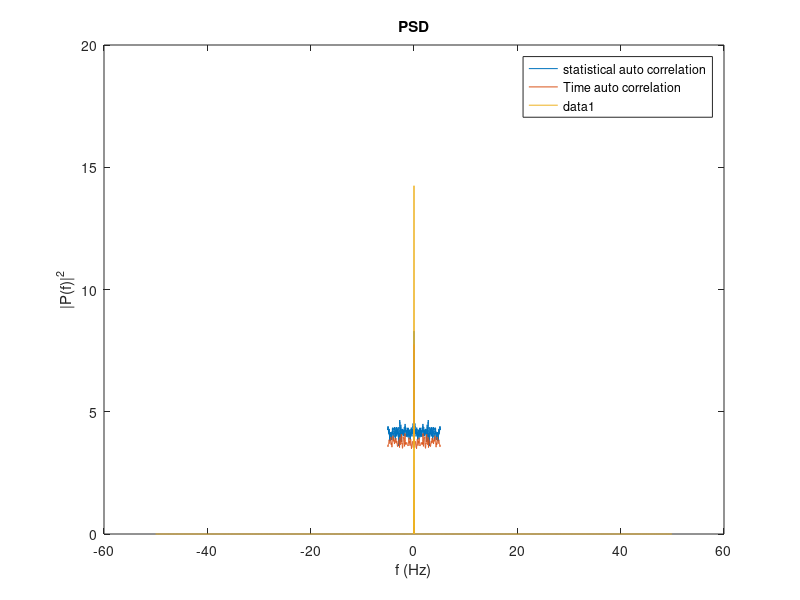

Source code (MATLAB):
clc
clear
%%
%some constants
bit_length = 7;
A=4;
num_of_WFs = 1500;
len_of_WF = 1000;

%generate 500 waveform as colums each row consist of 100 bit 
waveforms = randi([0 1], num_of_WFs,len_of_WF);
%repeat every bit with it's length
waveforms_after_rep = repelem(waveforms,1,bit_length);

%%
Ensemble = waveforms_after_rep;
n = 1;
Ensemble_len = 0;
switch n
    case 1
        %the line code ( Unipolar Signaling)
        Ensemble = Ensemble * A;
        Ensemble_len = len_of_WF * bit_length;
    case 2       
        %the line code ( Polar Non Return to Zero Signaling)
        Ensemble = ((Ensemble * 2)-1)*A;
        Ensemble_len = len_of_WF * bit_length;
    case 3
        %we need 3 matrices
        %the main waveforms_after_rep EX:[111  1  111, 0 0 0  0  000 , 111  1  111]
        
        %ones mask                       [000 0.5 111, 0 0 0  0  000 , 000 0.5 111]
        %subtract the one mask 
        %zero mask                       [000  0  000,-1-1-1 -.5 000 , 000  0  000]
        %add the zero mask
        %result                          [111 0.5 000,-1-1-1 -.5 000 , 111 0.5 000]
        Ensemble_len = len_of_WF * bit_length;
        one_mask = repmat([0 0 0 0.5 1 1 1],[num_of_WFs len_of_WF]) .* Ensemble;
        zero_mask = repmat([-1 -1 -1 -0.5 0 0 0],[num_of_WFs len_of_WF]) .* (Ensemble == 0);
        Ensemble = Ensemble - one_mask + zero_mask;
        Ensemble = Ensemble * 4;
        
end

%%

for i = 1: num_of_WFs
    delay_duration = randi([0 bit_length-1]); % Generate a random size between 1 and bit_length
    switch n
        case 1
            delay_value = randi([0 1])*A; % Generate a random value for the delay
        case 2
            delay_value = randi([-1 1])*A;
        case 3
            delay_value = randi([0 1])*A;
    end
            delay_row = ones(1,delay_duration)*delay_value;
    %shift every WF with its delay
    Ensemble(i,:) =[delay_row Ensemble(i,1:end-delay_duration)];
    
end
%%
%mean
%calculate the statistical mean
mean_stat = sum(Ensemble,1)/num_of_WFs;
%prove that the statistical mean is constant with the time
mean_stat_mean = sum(mean_stat)/Ensemble_len;
V_stat_mean = var(mean_stat);

%calculate the time mean
realization = Ensemble(1,:);
mean_time = sum(realization,2)/Ensemble_len;
%% ploting

plot(mean_stat)
title("statistical mean")
xlabel("Time")
ylabel("mean")
axis([7 7000 -2 2])
%% autocorrelation
maximum_tu = 511; %the maximum tu
 
%% stat autocorrelation
R_tu_stat =   zeros(1,maximum_tu);
start = 10;
for tu = 0:maximum_tu
   R_tu_stat(tu + 1)= sum((Ensemble(:,start) .* Ensemble(:,tu + start)),1)/num_of_WFs;
end
R_tu_stat = [flip(R_tu_stat(2:end)) R_tu_stat];


%% time autocorrelation 

R_tu_time = zeros(1,maximum_tu);
realization = Ensemble(1,:);

for tu = 0:maximum_tu
    %shift the ensumble with tu
    realization_shifted_by_tu = circshift(realization,tu,2);
    %and multiplay with the original one
    x = realization .* realization_shifted_by_tu;
    
    R_tu_time(tu+1) = sum(x)/Ensemble_len;
end
R_tu_time = [flip(R_tu_time(2:end)) R_tu_time];


%% ploting
X = R_tu_time;
Fs = 100;         % Sampling frequency
T = 1/Fs;           % Sampling period
t = -maximum_tu*T:T:maximum_tu*T;     % Time vector
L = length(t);      % Signal length

plot(t,X)
title("Time Autocorrelation")
%title("Statistical Autocorrelation")
xlabel("Time difference (tu)")
ylabel("Ru(tu)")
%axis([-0.15 0.15 -1 20])
%% Ergodic section

plot(t,R_tu_stat)
hold
plot(t,R_tu_time)
legend("statistical auto correlation","Time auto correlation")
title("statistical & Time Autocorrelation")
xlabel("Time difference (tu)")
ylabel("Ru(tu)")

%% PSD
n = 2^nextpow2(L);
Y = fft(X,n);
Y = fftshift(Y);
f = Fs*(-n/2:n/2-1)/n;
P = abs(Y/n).^2;

plot(f,P) 
title("PSD")
xlabel("f (Hz)")
ylabel("|P(f)|^2")
